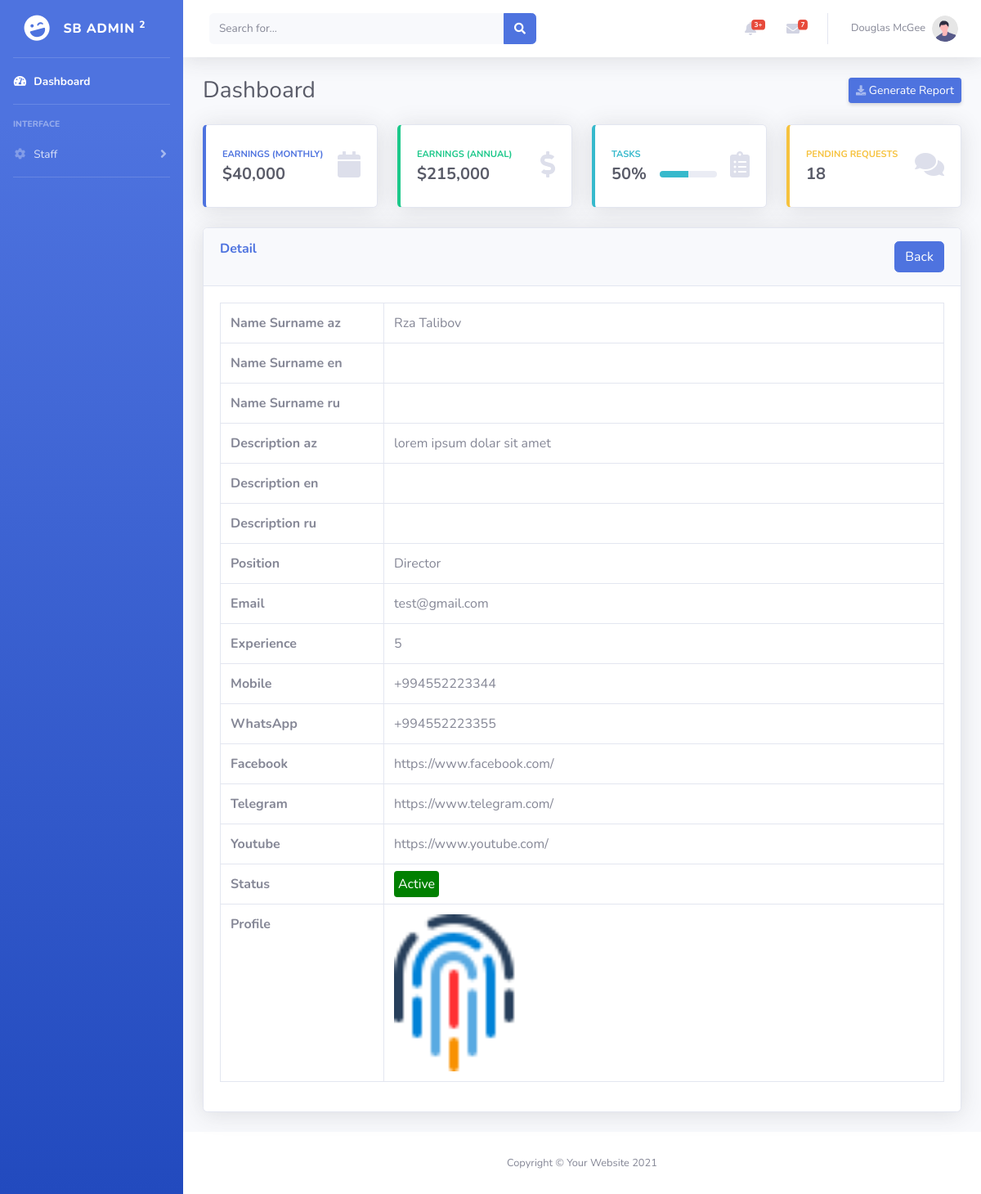
The page /a_detail_staff/19 on the database as committed earlier.
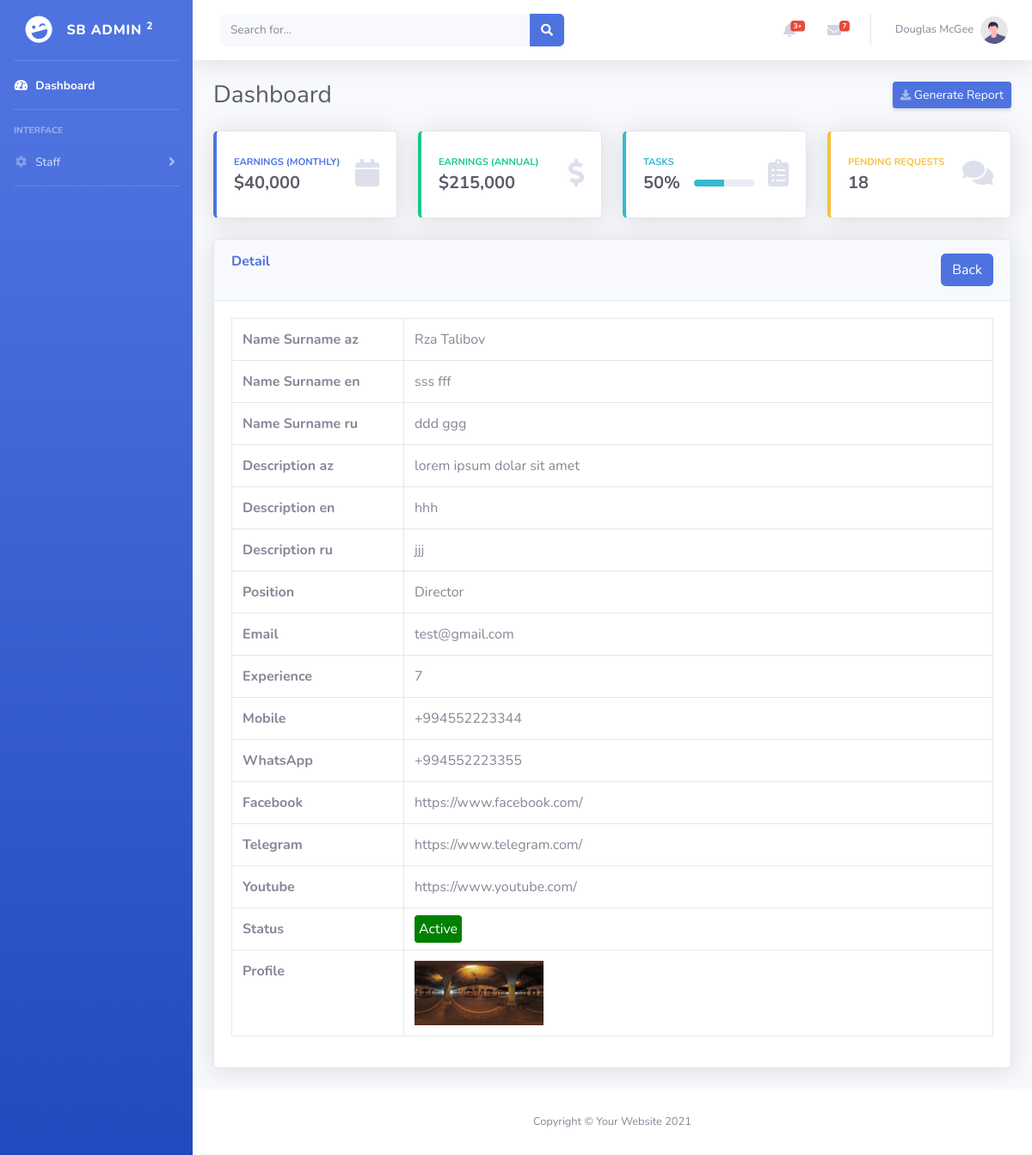
The same page on the database as committed later.
### tables this page shows
CREATE TABLE `staff` (
  `s_id` int(11) NOT NULL,
  `s_name_az` varchar(255) NOT NULL,
  `s_name_en` varchar(255) NOT NULL,
  `s_name_ru` varchar(255) NOT NULL,
  `s_surname_az` varchar(255) NOT NULL,
  `s_surname_en` varchar(255) NOT NULL,
  `s_surname_ru` varchar(255) NOT NULL,
  `s_description_az` longtext NOT NULL,
  `s_description_en` longtext NOT NULL,
  `s_description_ru` longtext NOT NULL,
  `s_position` varchar(255) NOT NULL,
  `s_status` varchar(10) NOT NULL,
  `s_email` varchar(255) NOT NULL,
  `s_experience` varchar(255) NOT NULL,
  `s_mobile` varchar(20) NOT NULL,
  `s_whatsApp` varchar(255) NOT NULL,
  `s_facebook` varchar(255) NOT NULL,
  `s_instagram` varchar(255) NOT NULL,
  `s_telegram` varchar(255) NOT NULL,
  `s_youtube` varchar(255) NOT NULL,
  `s_img` varchar(255) NOT NULL,
  `s_img_ext` varchar(50) NOT NULL,
  `s_create_date` varchar(255) NOT NULL,
  `s_creater_id` int(11) NOT NULL
);

### application/controllers/Admin_controller.php (called while the page is built, shortened)
<?php
class Admin_controller extends CI_Controller{
    public function __construct()
    {
        $this->load->model('Admin_model');
    }
    public function detail_staff($id){
        $data["single_data"] = $this->Admin_model->get_single_staff($id);
        $this->load->view("admin/staff/detail",$data);
    }
}

### index.php (called while the page is built, shortened)
<?php
require_once BASEPATH.'core/CodeIgniter.php';

### application/models/Admin_model.php (called while the page is built, shortened)
<?php
class Admin_model extends CI_Model{
    public function get_single_staff($id){
        return $this->db->where('s_id',$id)->get('staff')->row_array();
    }
}

### application/views/admin/staff/detail.php (the view, shortened to what this page needs)
<?php $this->load->view('admin/includes/header_style'); ?>
<?php $this->load->view('admin/includes/left_menu'); ?>
<?php $this->load->view('admin/includes/navbar'); ?>
<?php $this->load->view('admin/includes/statistics'); ?>
<div class="card shadow mb-4">
        <div class="card-header py-3">
            <h6 class="m-0 font-weight-bold text-primary">Detail <a href="<?php echo base_url('a_staff_list'); ?>"><button style="float:right;" type="button" class="btn btn-primary">Back</button></a></h6>
        </div>
        <div class="card-body">
            <div class="table-responsive">
                <table class="table table-bordered" width="100%" cellspacing="0">
                     <tr>
                        <th style="width: 200px;">Name Surname az</th>
                        <td><?php echo $single_data['s_name_az']; ?> <?php echo $single_data['s_surname_az']; ?></td>
                     </tr>
                     <tr>
                        <th>Name Surname en</th>
                        <td><?php echo $single_data['s_name_en']; ?> <?php echo $single_data['s_surname_en']; ?></td>
                     </tr>
                     <tr>
                        <th>Name Surname ru</th>
                        <td><?php echo $single_data['s_name_ru']; ?> <?php echo $single_data['s_surname_ru']; ?></td>
                     </tr>
                     <tr>
                        <th>Description az</th>
                        <td><?php echo $single_data['s_description_az']; ?></td>
                     </tr>
                     <tr>
                        <th>Description en</th>
                        <td><?php echo $single_data['s_description_en']; ?></td>
                     </tr>
                     <tr>
                        <th>Description ru</th>
                        <td><?php echo $single_data['s_description_ru']; ?></td>
                     </tr>
                     <tr>
                        <th>Position</th>
                        <td><?php echo $single_data['s_position']; ?></td>
                     </tr>
                     <tr>
                        <th>Email</th>
                        <td><?php echo $single_data['s_email']; ?></td>
                     </tr>
                     <tr>
                        <th>Experience</th>
                        <td><?php echo $single_data['s_experience']; ?></td>
                     </tr>
                     <tr>
                        <th>Mobile</th>
                        <td><?php echo $single_data['s_mobile']; ?></td>
                     </tr>
                     <tr>
                        <th>WhatsApp</th>
                        <td><?php echo $single_data['s_whatsApp']; ?></td>
                     </tr>
                     <tr>
                        <th>Facebook</th>
                        <td><?php echo $single_data['s_facebook']; ?></td>
                     </tr>
                     <tr>
                        <th>Telegram</th>
                        <td><?php echo $single_data['s_telegram']; ?></td>
                     </tr>
                     <tr>
                        <th>Youtube</th>
                        <td><?php echo $single_data['s_youtube']; ?></td>
                     </tr>
                     <tr>
                        <th>Status</th>
                        <?php if($single_data['s_status'] == "Active"){ ?>
                            <td><span class="success_st"><?php echo $single_data['s_status']; ?></span></td>
                        <?php }else{ ?>
                            <td><span class="danger_st"><?php echo $single_data['s_status']; ?></span></td>
                        <?php } ?>
                     </tr>
                     <tr>
                        <th>Profile</th>
                        <?php if($single_data['s_img']){ ?>
                            <td><img width="150px" src="<?php echo base_url('uploads/staff/'.$single_data['s_img']); ?>" alt=""></td>
                        <?php }else{ ?>
                            <td><img width="150px" src="https://thumbs.dreamstime.com/b/no-image-available-icon-flat-vector-no-image-available-icon-flat-vector-illustration-132482953.jpg" alt=""></td>
                        <?php } ?>
                     </tr>
                </table>
            </div>
        </div>
    </div>
    <?php $this->load->view('admin/includes/footer'); ?>
    <?php $this->load->view('admin/includes/footer_scripts'); ?>

### application/views/admin/includes/header_style.php (shortened to what this page needs)
<!DOCTYPE html>
<html lang="en">
<head>
    <link href="<?php echo base_url('public/admin/assets/'); ?>vendor/datatables/dataTables.bootstrap4.min.css" rel="stylesheet">
    <link href="<?php echo base_url('public/admin/assets/'); ?>vendor/fontawesome-free/css/all.min.css" rel="stylesheet" type="text/css">
    <link href="<?php echo base_url('public/admin/assets/'); ?>css/sb-admin-2.min.css" rel="stylesheet">
</head>
<body id="page-top">

### application/views/admin/includes/left_menu.php (shortened to what this page needs)
<div id="wrapper">
    <ul class="navbar-nav bg-gradient-primary sidebar sidebar-dark accordion" id="accordionSidebar">
        <a class="sidebar-brand d-flex align-items-center justify-content-center" href="index.html">
            <div class="sidebar-brand-icon rotate-n-15">
                <i class="fas fa-laugh-wink"></i>
            </div>
            <div class="sidebar-brand-text mx-3">SB Admin <sup>2</sup></div>
        </a>
        <hr class="sidebar-divider my-0">
        <li class="nav-item active">
            <a class="nav-link" href="index.html">
                <i class="fas fa-fw fa-tachometer-alt"></i>
                <span>Dashboard</span></a>
        </li>
        <hr class="sidebar-divider">
        <div class="sidebar-heading">
            Interface
        </div>
        <li class="nav-item">
            <a class="nav-link collapsed" href="#" data-toggle="collapse" data-target="#collapseTwo" aria-expanded="true" aria-controls="collapseTwo">
                <i class="fas fa-fw fa-cog"></i>
                <span>Staff</span>
            </a>
        </li>
        <hr class="sidebar-divider">
    </ul>
    <div id="content-wrapper" class="d-flex flex-column">
        <div id="content">

### application/views/admin/includes/navbar.php (shortened to what this page needs)
<nav class="navbar navbar-expand navbar-light bg-white topbar mb-4 static-top shadow">
    <form class="d-none d-sm-inline-block form-inline mr-auto ml-md-3 my-2 my-md-0 mw-100 navbar-search">
        <div class="input-group">
            <input type="text" class="form-control bg-light border-0 small" placeholder="Search for..." aria-label="Search" aria-describedby="basic-addon2">
            <div class="input-group-append">
                <button class="btn btn-primary" type="button">
                    <i class="fas fa-search fa-sm"></i>
                </button>
            </div>
        </div>
    </form>
    <ul class="navbar-nav ml-auto">
        <li class="nav-item dropdown no-arrow mx-1">
            <a class="nav-link dropdown-toggle" href="#" id="alertsDropdown" role="button" data-toggle="dropdown" aria-haspopup="true" aria-expanded="false">
                <i class="fas fa-bell fa-fw"></i>
                <span class="badge badge-danger badge-counter">3+</span>
            </a>
        </li>
        <li class="nav-item dropdown no-arrow mx-1">
            <a class="nav-link dropdown-toggle" href="#" id="messagesDropdown" role="button" data-toggle="dropdown" aria-haspopup="true" aria-expanded="false">
                <i class="fas fa-envelope fa-fw"></i>
                <span class="badge badge-danger badge-counter">7</span>
            </a>
        </li>
        <li class="nav-item dropdown no-arrow">
            <a class="nav-link dropdown-toggle" href="#" id="userDropdown" role="button" data-toggle="dropdown" aria-haspopup="true" aria-expanded="false">
                <span class="mr-2 d-none d-lg-inline text-gray-600 small">Douglas McGee</span>
                <img class="img-profile rounded-circle" src="<?php echo base_url('public/admin/assets/'); ?>img/undraw_profile.svg">
            </a>
        </li>
    </ul>
</nav>
<div class="container-fluid">
    <div class="d-sm-flex align-items-center justify-content-between mb-4">
        <h1 class="h3 mb-0 text-gray-800">Dashboard</h1>
        <a href="#" class="d-none d-sm-inline-block btn btn-sm btn-primary shadow-sm"><i class="fas fa-download fa-sm text-white-50"></i> Generate Report</a>
    </div>

### application/views/admin/includes/statistics.php
<div class="row">
                        <div class="col-xl-3 col-md-6 mb-4">
                            <div class="card border-left-primary shadow h-100 py-2">
                                <div class="card-body">
                                    <div class="row no-gutters align-items-center">
                                        <div class="col mr-2">
                                            <div class="text-xs font-weight-bold text-primary text-uppercase mb-1">
                                                Earnings (Monthly)</div>
                                            <div class="h5 mb-0 font-weight-bold text-gray-800">$40,000</div>
                                        </div>
                                        <div class="col-auto">
                                            <i class="fas fa-calendar fa-2x text-gray-300"></i>
                                        </div>
                                    </div>
                                </div>
                            </div>
                        </div>
                        <div class="col-xl-3 col-md-6 mb-4">
                            <div class="card border-left-success shadow h-100 py-2">
                                <div class="card-body">
                                    <div class="row no-gutters align-items-center">
                                        <div class="col mr-2">
                                            <div class="text-xs font-weight-bold text-success text-uppercase mb-1">
                                                Earnings (Annual)</div>
                                            <div class="h5 mb-0 font-weight-bold text-gray-800">$215,000</div>
                                        </div>
                                        <div class="col-auto">
                                            <i class="fas fa-dollar-sign fa-2x text-gray-300"></i>
                                        </div>
                                    </div>
                                </div>
                            </div>
                        </div>
                        <div class="col-xl-3 col-md-6 mb-4">
                            <div class="card border-left-info shadow h-100 py-2">
                                <div class="card-body">
                                    <div class="row no-gutters align-items-center">
                                        <div class="col mr-2">
                                            <div class="text-xs font-weight-bold text-info text-uppercase mb-1">Tasks
                                            </div>
                                            <div class="row no-gutters align-items-center">
                                                <div class="col-auto">
                                                    <div class="h5 mb-0 mr-3 font-weight-bold text-gray-800">50%</div>
                                                </div>
                                                <div class="col">
                                                    <div class="progress progress-sm mr-2">
                                                        <div class="progress-bar bg-info" role="progressbar" style="width: 50%" aria-valuenow="50" aria-valuemin="0" aria-valuemax="100"></div>
                                                    </div>
                                                </div>
                                            </div>
                                        </div>
                                        <div class="col-auto">
                                            <i class="fas fa-clipboard-list fa-2x text-gray-300"></i>
                                        </div>
                                    </div>
                                </div>
                            </div>
                        </div>
                        <div class="col-xl-3 col-md-6 mb-4">
                            <div class="card border-left-warning shadow h-100 py-2">
                                <div class="card-body">
                                    <div class="row no-gutters align-items-center">
                                        <div class="col mr-2">
                                            <div class="text-xs font-weight-bold text-warning text-uppercase mb-1">
                                                Pending Requests</div>
                                            <div class="h5 mb-0 font-weight-bold text-gray-800">18</div>
                                        </div>
                                        <div class="col-auto">
                                            <i class="fas fa-comments fa-2x text-gray-300"></i>
                                        </div>
                                    </div>
                                </div>
                            </div>
                        </div>
                    </div>

### application/views/admin/includes/footer.php (shortened to what this page needs)
</div>
            </div>
 <footer class="sticky-footer bg-white">
     <div class="container my-auto">
         <div class="copyright text-center my-auto">
             <span>Copyright &copy; Your Website 2021</span>
         </div>
     </div>
 </footer>
 </div>
    </div>

### application/views/admin/includes/footer_scripts.php (shortened to what this page needs)
</body>
</html>

### application/views/admin/staff/detail.php (style rules this page uses)
.success_st, .danger_st { width: 100px; height: 20px; padding: 5px; background: green; color: white; border-radius: 4px; }

Rows that differ between the two databases and show on the page:
changed staff "Rza": s_name_en (not shown) → "sss"; s_surname_en (not shown) → "fff"; s_name_ru (not shown) → "ddd"; s_surname_ru (not shown) → "ggg"; s_description_en (not shown) → "hhh"; s_description_ru (not shown) → "jjj"; s_experience "5" → "7"; s_img: a different picture
